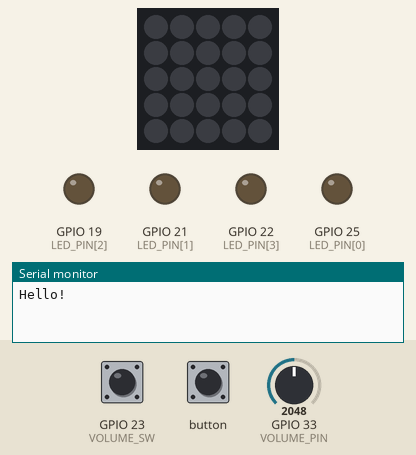
The sketch below on a simulated ESP32. Shown: 5×5 RGB LED matrix (first LED top left, wired row by row), output pins drawn as LEDs (lit = HIGH), the last lines printed to the serial monitor. The test bench sets the inputs (shaded band); at power-on: GPIO 23 (VOLUME_SW) HIGH, GPIO 33 (VOLUME_PIN) = 2048. Dim RGB values are drawn brighter than linear; WiFi joins after 1.5 s; servers stay silent unless stated; random numbers use the default seed unless the sketch sets one; no MQTT or app messages arrive unless stated.

Above: at 1.2 s.
1.3 s: GPIO 23 (VOLUME_SW) pulled LOW for 1 s
At 1.72 s:
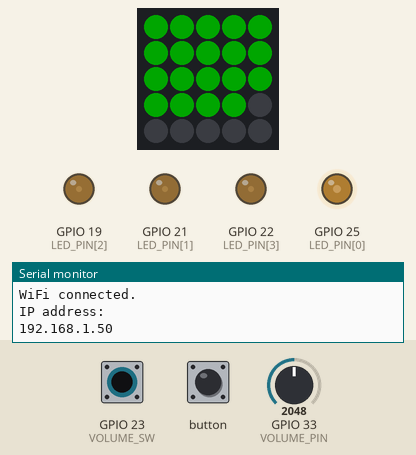
3.8 s: button pressed for 0.15 s
At 4.4 s:
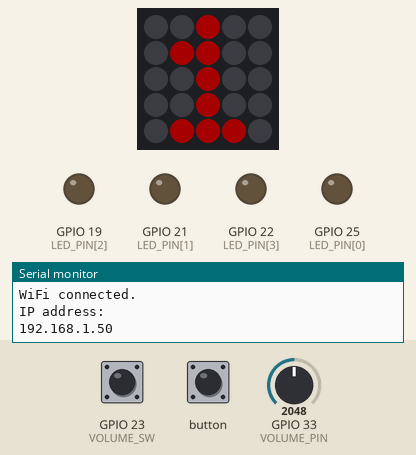
5.4 s: GPIO 23 (VOLUME_SW) pulled LOW for 0.15 s
At 6.7 s:
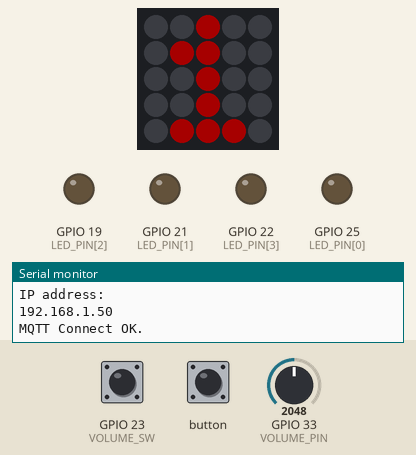
7.0 s: GPIO 23 (VOLUME_SW) pulled LOW for 0.15 s
At 8.0 s:
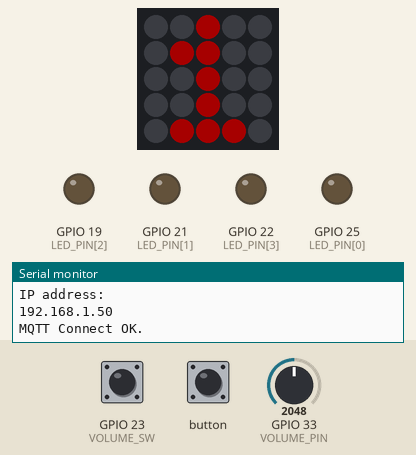
8.6 s: GPIO 23 (VOLUME_SW) pulled LOW for 3.2 s
At 12.2 s:
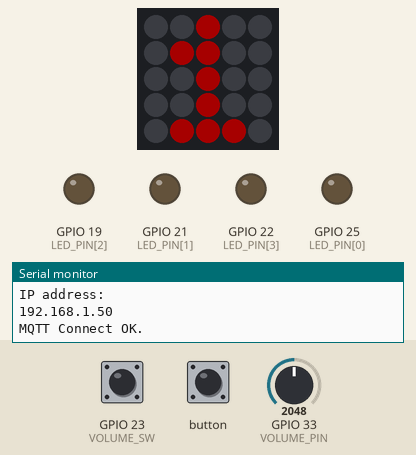
13.3 s: button pressed for 1 s
At 14.1 s:
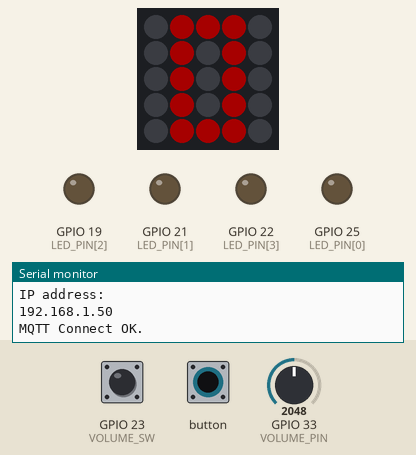
Timing chart, 0 to 16.3 s (numbered marks = the images above; inputs shaded):
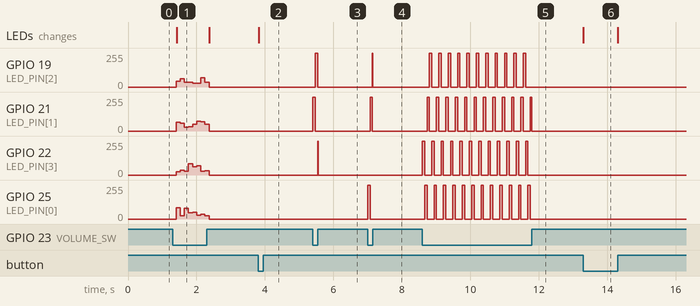

The sketch:

ToyKitchen_M5Atom.ino
```cpp
#include <M5Atom.h>
#include <WiFiClientSecure.h>
#include <PubSubClient.h>
#include <math.h>
#include "image.h"

const int VOLUME_PIN = 33;
const int VOLUME_SW = 23;
const int LED_NUM = 4;
const int LED_PIN[LED_NUM] = {25, 21, 19, 22};
const int LED_CH[LED_NUM] = {0, 1, 2, 3};

const char* mqttBrokerAddr = "mqtt.beebotte.com";
const char* mqttUserName = ""; // beebotte channel token
const char* mqttPassword = NULL;

const int mqttPort = 8883;
const char* mqttClientID = "ToyKitchen";

int state = 0;
int lastWiFiStatus;
float volume;
boolean volumeSw;
float lastVolume;
float lastVolumeSw;
unsigned long lastPubTime = 0;

WiFiClientSecure wifiClient;
PubSubClient mqttClient(mqttBrokerAddr, mqttPort, wifiClient);

void setup() {
  M5.begin(true, false, true);
  delay(50);
  M5.dis.clear();
  pinMode(VOLUME_PIN, INPUT);
  pinMode(VOLUME_SW, INPUT_PULLUP);
  for (int i = 0; i < LED_NUM; i++) {
    pinMode(LED_PIN[i], OUTPUT);
    ledcSetup(LED_CH[i], 1000, 12);
    ledcAttachPin(LED_PIN[i], LED_CH[i]);
  }
  Serial.begin(115200);
  Serial.println("Hello!");
  // WiFi.begin("**SSID**", "**PASSWORD**");
  WiFi.begin();
  lastWiFiStatus = WiFi.status();
  mqttClient.setCallback(mqttCallback);
  lastVolume = readVolume();
  lastVolumeSw = isVolumeSwOn();
}

void loop() {
  unsigned long ms = millis();
  volume = readVolume();
  volumeSw = isVolumeSwOn();
  M5.update();
  int wifiStatus = WiFi.status();
  if (lastWiFiStatus != WL_CONNECTED && wifiStatus == WL_CONNECTED) {
    Serial.println("WiFi connected.");
    Serial.println("IP address: ");
    Serial.println(WiFi.localIP());
  } else if (lastWiFiStatus == WL_CONNECTED && wifiStatus != WL_CONNECTED) {
    Serial.println("WiFi disconnected.");
  }
  lastWiFiStatus = wifiStatus;
  mqttReConnect();
  mqttClient.loop();
  // M5Atomのボタンでモード切り替え
  if (M5.Btn.wasPressed()) {
    state = (state + 1) % 2;
    const unsigned char *imageTable[] = {
      image_0,
      image_1,
      image_2,
      image_3,
    };
    M5.dis.displaybuff((uint8_t*)imageTable[state], 0, 0);
    mqttClient.publish("toykitchen/mode", String(state).c_str());
    delay(1000);
  }
  // ボリュームが変わっていて前回の送信から一定時間立っていたらPublish
  if (!isNear(volume, lastVolume) && ms - lastPubTime >= 100) {
    mqttClient.publish("toykitchen/volume", String(volume).c_str());
    lastPubTime = ms;
    lastVolume = volume;
  }
  // ボリュームスイッチの状態が変わっていたらPublish
  if (volumeSw != lastVolumeSw) {
    mqttClient.publish("toykitchen/volume_sw", volumeSw ? "true" : "false");
    lastVolumeSw = volumeSw;
  }
  switch (state) {
    case 0:
      state0Loop();
      break;
    case 1:
      state1Loop();
      break;
    case 2:
      state2Loop();
      break;
    case 3:
      state3Loop();
      break;
    default:
      break;
  }
}

void state0Loop() {
  if (volumeSw) {
    float power = readVolume();
    for (int i = 0; i < LED_NUM; i++) {
      float rate = randomRate();
      fireLED(i, power * rate / 2); // MAXだと明るすぎるので半分に落とした
    }
    displayPowerIndicator(power);
  } else {
    for (int i = 0; i < LED_NUM; i++) {
      fireLED(i, 0);
      displayClear();
    }
  }
  delay(100);
}
void state1Loop() {
  static unsigned long lastms = 0;
  static int count = 0;
  unsigned long ms = millis();
  if (!volumeSw) {
    static const float power[LED_NUM] = {0, 0, 0, 0};
    fireLEDs(power);
    lastms = ms - 1000;
    return;
  }
  float hz = volume * 19 + 1; // 1~20
  if (ms - lastms > (1000.0 / hz + 0.5)) {
    lastms = ms;
    count = (count + 1) % 4;
    static const float powerTable[][LED_NUM] = {
      {1, 0, 0, 0},
      {0, 1, 0, 0},
      {0, 0, 1, 0},
      {0, 0, 0, 1},
    };
    fireLEDs(powerTable[count]);
  }
}
void state2Loop() {

}
void state3Loop() {

}

float randomRate() {
  // 1/fゆらぎを再現
  // 参考: https://rinie.hatenadiary.org/entry/20120917/1347821818
  float r = (float)random(1024) / 1024;
  float rate;
  if (r < 0.5) {
    rate =  r + 2 * r * r;
  } else {
    rate = r - 2 * (1 - r) * (1 - r);
  }
  if (rate < 0.8) {
    rate += 0.8;
  }
  return rate;
}

boolean isVolumeSwOn() {
  return digitalRead(VOLUME_SW) == LOW;
}

float readVolumeRaw() {
  // 0~1
  return (float)analogRead(VOLUME_PIN) / 4095.0;
}
float readVolume() {
  // 0~1 で線形に変換した値を返す
  float v = readVolumeRaw();
  // 変換テーブル（実測値）
  static const float linearTable[5][2] = {
    {0.00, 0.00},
    {0.08, 0.25},
    {0.18, 0.50},
    {0.52, 0.75},
    {1.00, 1.00}
  };
  for (int i = 1; i < 5; i++) {
    float x1 = linearTable[i - 1][0];
    float y1 = linearTable[i - 1][1];
    float x2 = linearTable[i][0];
    float y2 = linearTable[i][1];
    if (x1 <= v && v <= x2) {
      return (y2 - y1) / (x2 - x1) * (v - x1) + y1;
    }
  }
  return 1.0;
}

void fireLEDs(const float power[LED_NUM]) {
  // 炎のLEDを複数点灯 power: 0~1
  for (int i = 0; i < LED_NUM; i++) {
    fireLED(i, power[i]);
  }
}
void fireLED(int i, float power) {
  // 炎のLEDを点灯 power: 0~1
  if (power < 0) {
    power = 0.0;
  } else if (power > 1) {
    power = 1.0;
  }
  power = power * power; // 見た目の明るさがリニアに変わるように
  ledcWrite(LED_CH[i], 4095.0 * power + 0.5);
}

void displayPowerIndicator(float power) {
  // LEDマトリクスにpower(0~1)のインジケーター表示
  power = power * 25.0; // 0~25
  for (int i = 0; i < 25; i++) {
    if (i < power) {
      M5.dis.drawpix(i, 0x00ff00);  // GRB
    } else {
      M5.dis.drawpix(i, 0x000000);
    }
  }
}
void displayClear() {
  M5.dis.clear();
}

void mqttReConnect() {
  // 接続が切れた際に再接続する
  static unsigned long lastFailedTime = 0;
  static boolean lastConnect = false;
  unsigned long t = millis();
  if (!mqttClient.connected()) {
    if (lastConnect || t - lastFailedTime >= 5000) {
      if (mqttClient.connect(mqttClientID, mqttUserName, mqttPassword)) {
        Serial.println("MQTT Connect OK.");
        lastConnect = true;
        mqttClient.subscribe("toykitchen/#");
      } else {
        Serial.print("MQTT Connect failed, rc=");
        // http://pubsubclient.knolleary.net/api.html#state に state 一覧が書いてある
        Serial.println(mqttClient.state());
        lastConnect = false;
        lastFailedTime = t;
      }
    }
  }
}

void mqttCallback(char* topic, byte* payload, unsigned int length) {
  // MQTTトピックが来たときに呼ばれる
  Serial.print("Message arrived [");
  Serial.print(topic);
  Serial.print("] ");
  for (int i = 0; i < length; i++) {
    Serial.print((char)payload[i]);
  }
  Serial.println();
}

boolean isNear(float n1, float n2) {
  float diff = n2 - n1;
  return diff < 0.01 && -0.01 < diff;
}
```

Source omitted: image.h (data table, 2563 bytes)

Measured:
- after the input at 3.8 s, the LEDs: change at once (image 2)
- after the input at 5.4 s, GPIO 19 (LED_PIN[2]): 0/255 → 255/255 after 0.07 s, → 0/255 0.07 s later; GPIO 21 (LED_PIN[1]): 0/255 → 255/255 at once, → 0/255 0.07 s later; GPIO 22 (LED_PIN[3]): 0/255 → 255/255 after 0.14 s, → 0/255 0.01 s later
- after the input at 7.0 s, GPIO 19 (LED_PIN[2]): 0/255 → 255/255 after 0.14 s, → 0/255 0.01 s later; GPIO 21 (LED_PIN[1]): 0/255 → 255/255 after 0.07 s, → 0/255 0.07 s later; GPIO 25 (LED_PIN[0]): 0/255 → 255/255 at once, → 0/255 0.07 s later
- after the input at 8.6 s, GPIO 19 (LED_PIN[2]): alternates 255/255 for 0.07 s and 0/255 for 0.21 s, 22 changes in all, then stays 0/255, starting after 0.20 s; GPIO 21 (LED_PIN[1]): alternates 255/255 for 0.07 s and 0/255 for 0.21 s, 24 changes in all, then stays 0/255, starting after 0.14 s
- after the input at 13.3 s, the LEDs: change at once (image 6)
